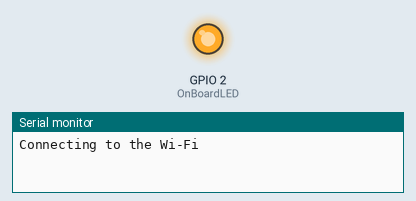
Simulated run of this sketch. Board: ESP32. On the bench: output pins drawn as LEDs (lit = HIGH), the last lines printed to the serial monitor. WiFi joins after 1.5 s; servers stay silent unless stated; the local clock reads 2024-03-15 10:24:30 at power-on unless the sketch sets it; storage starts empty.

Above: at 0.1 s.
At 1.6 s:
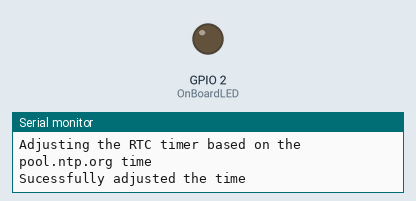
Timing chart, 0 to 3.1 s (numbered marks = the images above):
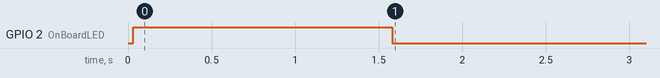

The sketch:

box_dc_v001.ino
```cpp
/*
* Arduino Date adjustment and monitoring to PP project
*
* Crated by Jose Artur Teixeira Brasil,
* jose.brasil@utsa.edu
*
*
*
*/

//Libraries
#include <DS3231.h>
#include <Wire.h>
#include <time.h>
#include <WiFi.h>
#include <OneWire.h>
#include <DallasTemperature.h>


//Temperature 1 setup
#define TempSensorPin 17
#define OnBoardLED 2
OneWire oneWire(TempSensorPin);
DallasTemperature sensors(&oneWire);
float Celcius=0;
float Fahrenheit=0;

//Temperature 2 setup
#define TempSensorPin2 4
OneWire oneWire2(TempSensorPin2);
DallasTemperature sensors2(&oneWire2);
float Celcius2=0;
float Fahrenheit2=0;

//Temperature calibration factors:

float f9 = 0.9917;
float f10 = 0.9991;

//Date and time RTC setup
DS3231 RTC;
RTClib myRTC;

const char* ntpServer = "pool.ntp.org";
const long gmtOffset_sec = -18000;
const int daylightOffset_sec = 0;
const char* ssid = "ONEPLUS_co_apyjsi";
const char* password = "yjsi5896";
char DateAndTimeString[20];
char DateAndTimeNow[20];
byte seconds;
byte sec;
byte minutes;
byte mins;
byte hours;
byte hr;
byte day;
byte d;
byte month;
byte m;
int year;
int y;
int wifiTries = 0;
boolean time_error = false;

//Time setup
unsigned long startMillis;
unsigned long currentMillis;
unsigned long temperatureMillis;
unsigned long blinkMillis;
unsigned long blinkCurrentMillis;
unsigned long lastRainfallMillis = 0; // Variable to hold the last time the reading was taken
unsigned long debounceTime = 100; // Time interval to sum up values (in milliseconds)

bool blinkState = 0;
const unsigned long timeadjPeriod = 86400000;
// const unsigned long temperaturePeriod = 2000;

const unsigned long temperaturePeriod = 300000;
const unsigned long blinkPeriod = 1000;

//SD card setup
#define SCK  18
#define MISO  19
#define MOSI  23
#define CS  13

#include <SPI.h>
#include <SD.h>

File myFile;
String header;
String data_str;

void setup() {
  Serial.begin(115200);

  sensors.begin();
  sensors2.begin();
  pinMode(OnBoardLED, OUTPUT);

  //Temperature configuration
  startMillis = millis();
  temperatureMillis = millis();
  blinkMillis = millis();

  //WiFi configuration
  Wire.begin();
  WiFi.begin(ssid, password);
  Serial.println("Connecting to the Wi-Fi");
  digitalWrite(OnBoardLED, HIGH);
  while(wifiTries != 120) {
    if (WiFi.status() != WL_CONNECTED){
          delay(500);
          Serial.print(".");
          wifiTries++;
    } else{
        Serial.println("");
        Serial.print("Connected to WiFi network with IP Address: ");
        Serial.println(WiFi.localIP());
        break;
    }
  }

  if (WiFi.status() != WL_CONNECTED){
    Serial.println("Wi-Fi not connected succesfully");
  }

  //SD card configuration
  SPI.begin(SCK, MISO, MOSI, CS);

  Serial.println("Initializing SD card");
    if (!SD.begin(CS)) {
      Serial.println("SD card initialization failed!");
    while (1);
  }
  Serial.println("SD card initialization done");

  createTemperatureFile(9);
  createTemperatureFile(10);

  //RTC configuration
  configTime(gmtOffset_sec, daylightOffset_sec, ntpServer);
  printLocalTime();
  adjustRTC();
  digitalWrite(OnBoardLED, LOW);
}

void loop() {
  currentMillis = millis();
  blinkCurrentMillis = millis();

  if (currentMillis - startMillis >= timeadjPeriod) {
    adjustRTC();
    startMillis = currentMillis;
  }

  if (currentMillis - temperatureMillis >= temperaturePeriod) {
    // Reading temperature from the first sensor
    sensors.requestTemperatures();
    Celcius=sensors.getTempCByIndex(0);
    Fahrenheit=sensors.toFahrenheit(Celcius);
    Fahrenheit = Fahrenheit * f9;

//
    // Reading temperature from the second sensor
    sensors2.requestTemperatures();
    Celcius2=sensors2.getTempCByIndex(0);
    Fahrenheit2=sensors2.toFahrenheit(Celcius2);
    Fahrenheit2 = Fahrenheit2 * f10;

    // Getting the current time
    RTCTimeNow();

    // Logging the first temperature
    Serial.print(DateAndTimeString);
    Serial.print(" Sensor 1: ");
    Serial.print(Fahrenheit);
    Serial.print(" Sensor 2: ");
    Serial.print(Fahrenheit2);
    Serial.println();

    temperatureMillis = currentMillis;

    // Saving the temperatures to their respective files
    saveTemperatureValue(9, Fahrenheit);
    saveTemperatureValue(10, Fahrenheit2);
  }

  if (blinkState){
    digitalWrite(OnBoardLED, HIGH);
    if (blinkCurrentMillis - blinkMillis >= blinkPeriod){
      digitalWrite(OnBoardLED, LOW);
      blinkState = 0;
    }
  }
}

void printLocalTime(){
  struct tm timeinfo;
  if(!getLocalTime(&timeinfo)){
    Serial.println("Failed to obtain time with the online server");
    return;
  }
  Serial.println(&timeinfo, "%Y-%m-%d %H:%M:%S");
}

byte getSeconds() {
  struct tm timeinfo;
  if(!getLocalTime(&timeinfo)){
    Serial.println("Error obtaining the date and time with the online server. Possibly the Wi-Fi is not connected. The RTC time will be used instead");
    time_error = true;
    return time_error;
  }
  sec = timeinfo.tm_sec;
  return sec;
}

byte getMinutes() {
  struct tm timeinfo;
  if(!getLocalTime(&timeinfo)){
    Serial.println("Error obtaining the date and time with the online server. Possibly the Wi-Fi is not connected. The RTC time will be used instead");
    time_error = true;
    return time_error;
  }
  mins = timeinfo.tm_min;
  return mins;
}

byte getHours() {
  struct tm timeinfo;
  if(!getLocalTime(&timeinfo)){
    Serial.println("Error obtaining the date and time with the online server. Possibly the Wi-Fi is not connected. The RTC time will be used instead");
    time_error = true;
    return time_error;
  }
  hr = timeinfo.tm_hour;
  return hr;
}

byte getDays() {
  struct tm timeinfo;
  if(!getLocalTime(&timeinfo)){
    Serial.println("Error obtaining the date and time with the online server. Possibly the Wi-Fi is not connected. The RTC time will be used instead");
    time_error = true;
    return time_error;
  }
  d = timeinfo.tm_mday;
  return d;
}

byte getMonths() {
  struct tm timeinfo;
  if(!getLocalTime(&timeinfo)){
    Serial.println("Error obtaining the date and time with the online server. Possibly the Wi-Fi is not connected. The RTC time will be used instead");
    time_error = true;
    return time_error;
  }
  m = timeinfo.tm_mon + 1;
  return m;
}

int getYears() {
  struct tm timeinfo;
  if(!getLocalTime(&timeinfo)){
    Serial.println("Error obtaining the date and time with the online server. Possibly the Wi-Fi is not connected. The RTC time will be used instead");
    time_error = true;
    return time_error;
  }
  y = timeinfo.tm_year - 100;
  return y;
}

void adjustRTC(){
  Serial.println("Adjusting the RTC timer based on the pool.ntp.org time");
  configTime(gmtOffset_sec, daylightOffset_sec, ntpServer);
  seconds = getSeconds();
  minutes = getMinutes();
  hours = getHours();
  day = getDays();
  month = getMonths();
  year = getYears();
  if (time_error == true){
    Serial.println("Error adjusting the RTC with the online server. Possibly the Wi-Fi is not connected");
    time_error = false;
    return;
  }
  else {
    Serial.println("Sucessfully adjusted the time");
    RTC.setClockMode(false);
    RTC.setYear(year);
    RTC.setMonth(month);
    RTC.setDate(day);
    RTC.setHour(hours);
    RTC.setMinute(minutes);
    RTC.setSecond(seconds);
  }
}

void RTCTimeNow() {
  DateTime now = myRTC.now();
  byte n_month = now.month();
  byte n_day = now.day();
  int n_year = now.year();
  byte n_hour = now.hour();
  byte n_minute = now.minute();
  byte n_second = now.second();

  sprintf_P(DateAndTimeString, PSTR("%4d-%02d-%02d %02d:%02d:%02d"), n_year, n_month, n_day, n_hour, n_minute, n_second);
}

void createTemperatureFile(int sensorNumber){
  String filename = "/box_dc_temperature_" + String(sensorNumber) + ".txt";
  myFile = SD.open(filename.c_str(), FILE_WRITE);

  // if the file opened okay, write to it:
  if (myFile) {
    header = String("Date") + "," + "Temperature" + String(sensorNumber) + "\r\n";
    myFile.println(header.c_str());
    myFile.close();
    Serial.println("Temperature File " + String(sensorNumber) + " Created");
  } else {
    Serial.println("Error opening the temperature_" + String(sensorNumber) + ".txt file");
  }
}

void saveTemperatureValue(int sensorNumber, float temperature){
  String filename = "/box_dc_temperature_" + String(sensorNumber) + ".txt";
  myFile = SD.open(filename.c_str(), FILE_APPEND);
  if (myFile) {
    data_str = String(DateAndTimeString) + "," + String(temperature) + "\r\n";
    myFile.println(data_str.c_str());
    myFile.close();
    Serial.println("Appended to the temperature_" + String(sensorNumber) + ".txt file");
  } else {
    Serial.println("Error opening temperature_" + String(sensorNumber) + ".txt file");
  }
}
```
